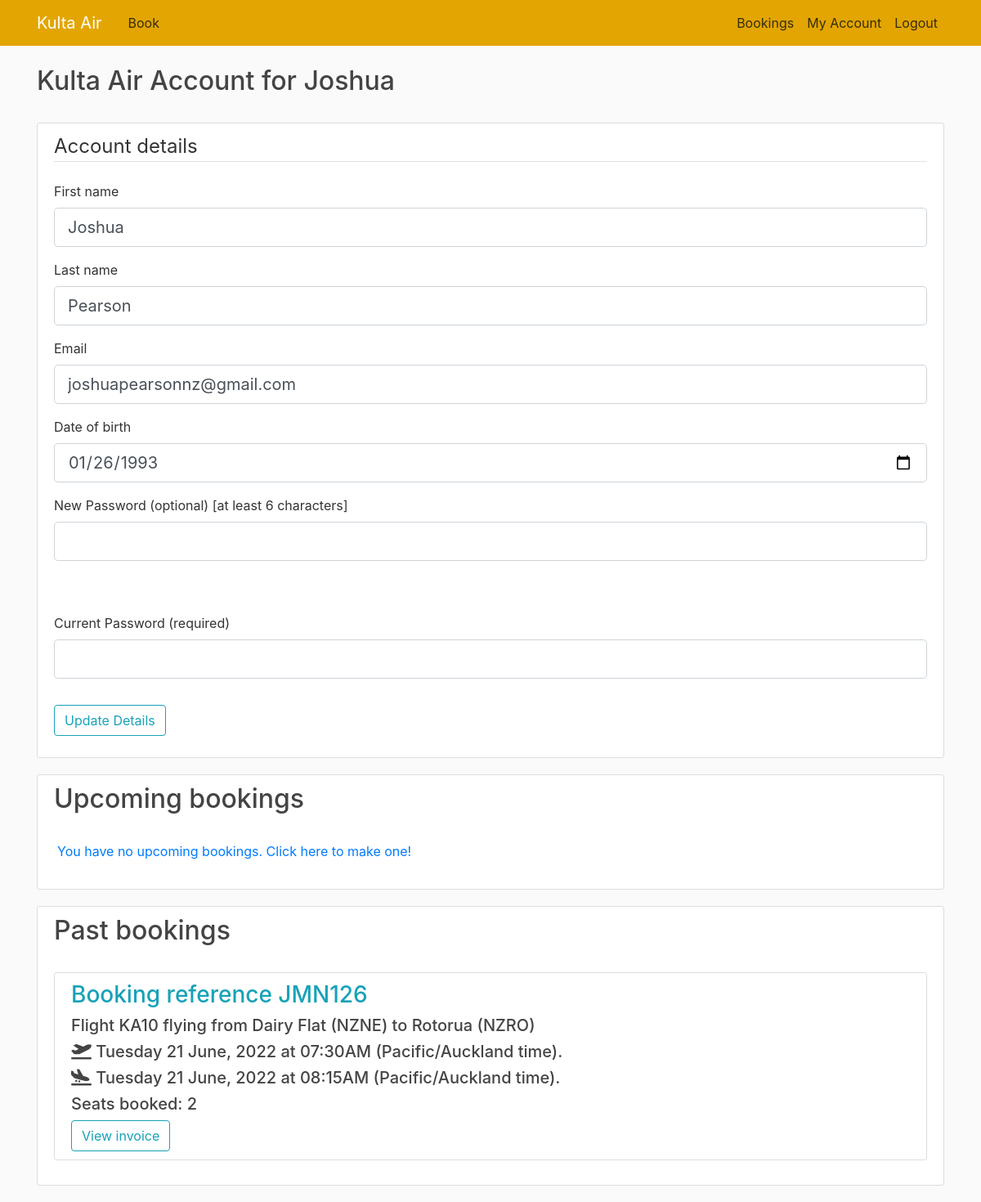
The page /customer (signed in) on the database its author committed.
### flightbookingapp/models.py (models this page shows, shortened)
class Customer(db.Model, UserMixin):
    id = db.Column(db.Integer, primary_key=True, unique=True)
    first_name = db.Column(db.VARCHAR(20), nullable=False)
    last_name = db.Column(db.VARCHAR(20), nullable=False)
    email = db.Column(db.VARCHAR(50), nullable=False, unique=True)
    phone_number = db.Column(db.Integer)
    password = db.Column(db.VARCHAR(128), default=None)
    dob = db.Column(db.Date, default=None)
    bookings = db.relationship('Booking', backref='booked_customer', lazy=True)

class Booking(db.Model):
    booking_ref = db.Column(db.VARCHAR(6), primary_key=True, nullable=False, unique=True)
    customer = db.Column(db.Integer, db.ForeignKey('customer.id'), nullable=False)
    flight = db.Column(db.Integer, db.ForeignKey('departure.id'), nullable=False)
    tickets = db.Column(db.Integer, default=1)

class Departure(db.Model):
    id = db.Column(db.Integer, primary_key=True, nullable=False, unique=True)
    flight_number = db.Column(db.VARCHAR(10), db.ForeignKey('route.flight_code'), nullable=False)
    depart_date = db.Column(db.Date, nullable=False)
    stopover_date = db.Column(db.Date)
    arrival_date = db.Column(db.Date, nullable=False)
    price = db.Column(db.Float, nullable=False, default=0.00)
    booked_seats = db.Column(db.Integer, nullable=False, default=0)

class Airport(db.Model):
    int_code = db.Column(db.CHAR(4), primary_key=True, unique=True)
    name = db.Column(db.VARCHAR(50), nullable=False)
    timezone = db.Column(db.String(50))

class Route(db.Model):
    flight_code = db.Column(db.VARCHAR(10), primary_key=True, nullable=False, unique=True)
    depart_time = db.Column(db.Time, nullable=False)
    arrive_time = db.Column(db.Time, nullable=False)
    stopover_time = db.Column(db.Time)
    depart_airport = db.Column(db.CHAR(4), db.ForeignKey('airport.int_code'), nullable=False)
    arrive_airport = db.Column(db.CHAR(4), db.ForeignKey('airport.int_code'), nullable=False)
    stopover_airport = db.Column(db.CHAR(4), db.ForeignKey('airport.int_code'))
    plane = db.Column(db.Integer, db.ForeignKey('aircraft.id'), nullable=False)

### flightbookingapp/routes.py (the view)
@app.route('/customer', methods=['GET', 'POST'])
@login_required
def customer():
    form = UpdateDetailsForm()
    funcs.handle_customer_details(form)
    if request.method == "POST":
        if request.form.get('cancel') == 'Cancel booking':
            funcs.cancel_booking(request.form.get('booking'))
            return redirect(url_for('customer'))
        if request.form.get('view') == 'View invoice':
            return redirect(url_for('invoice', booking_ref=request.form.get('booking'), surname=current_user.last_name))
    flight_info = funcs.collect_user_bookings()
    return render_template('customer.html', title='My Account', bookings=flight_info, form=form)

### flightbookingapp/forms.py (shortened to what this page needs)
class UpdateDetailsForm(FlaskForm):
    firstname = StringField('First name', validators=[DataRequired(), Length(min=3, max=20)])
    lastname = StringField('Last name', validators=[DataRequired(), Length(min=3, max=20)])
    email = StringField('Email', validators=[DataRequired(), Email()])
    current_password = PasswordField('Current Password (required)', validators=[DataRequired(), Length(min=6)])
    dob = DateField('Date of birth', validators=[DataRequired()])
    new_password = PasswordField('New Password (optional) [at least 6 characters]')
    submit = SubmitField('Update Details')

### flightbookingapp/models.py (called while the page is built)
@login_manager.user_loader
def load_customer(user_id):
    return Customer.query.get(int(user_id))

### flightbookingapp/route_funcs.py (called while the page is built)
def date_in_past(date_and_time, timezone) -> bool:
    return datetime.datetime.now(ZoneInfo(timezone)) > date_and_time.replace(tzinfo=ZoneInfo(timezone))

def handle_customer_details(form):
    if form.validate_on_submit():
        if bcrypt.check_password_hash(current_user.password, form.current_password.data):
            update_customer_details(form)
        else:
            flash('Current password was not correct. Account details not updated.', "warning")
    else:
        form.email.data = current_user.email
        form.firstname.data = current_user.first_name
        form.lastname.data = current_user.last_name
        form.dob.data = current_user.dob

def collect_user_bookings():
    flight_info = []
    for booking in current_user.bookings:
        departure = Departure.query.filter_by(id=booking.flight).first()
        route = Route.query.filter_by(flight_code=departure.flight_number).first()
        dep_airport = Airport.query.filter_by(int_code=route.depart_airport).first()
        arr_airport = Airport.query.filter_by(int_code=route.arrive_airport).first()
        stopover_airport = Airport.query.filter_by(int_code=route.stopover_airport).first()
        booking_past = date_in_past(datetime.datetime.combine(departure.depart_date, route.depart_time),
                                    dep_airport.timezone)
        flight_info.append([booking, departure, route, dep_airport, arr_airport, booking_past, stopover_airport])
    return sorted(flight_info, key=lambda flight: flight[1].depart_date)

### flightbookingapp/templates/customer.html
{% extends "layout.html" %}
{% block content %}
    <h2 class="account-heading">Kulta Air Account for {{ current_user.first_name }}</h2><br>
    <div class="content-section">
        <div class="media">
            <div class="media-body">
                {% include 'customer_details.html' %}
            </div>
        </div>
    </div>
    {% include 'upcoming_bookings.html' %}
{% endblock content %}

### flightbookingapp/templates/customer_details.html (shortened to what this page needs)
<form method="POST" action="">
    <fieldset class="form-group">
        <legend class="border-bottom mb-4">Account details</legend>
        <div class="form-group">
            {{ form.firstname.label(class="form-control-label") }}
            {% if form.firstname.errors %}
                {{ form.firstname(class="form-control form-control-lg is-invalid") }}
                <div class="invalid-feedback">
                    {% for error in form.firstname.errors %}
                        <span>{{ error }}</span>
                    {% endfor %}
                </div>
            {% else %}
                {{ form.firstname(class="form-control form-control-lg") }}
            {% endif %}
        </div>
        <div class="form-group">
            {{ form.lastname.label(class="form-control-label") }}
            {% if form.lastname.errors %}
                {{ form.lastname(class="form-control form-control-lg is-invalid") }}
                <div class="invalid-feedback">
                    {% for error in form.lastname.errors %}
                        <span>{{ error }}</span>
                    {% endfor %}
                </div>
            {% else %}
                {{ form.lastname(class="form-control form-control-lg") }}
            {% endif %}
        </div>
        <div class="form-group">
            {{ form.email.label(class="form-control-label") }}
            {% if form.email.errors %}
                {{ form.email(class="form-control form-control-lg is-invalid") }}
                <div class="invalid-feedback">
                    {% for error in form.email.errors %}
                        <span>{{ error }}</span>
                    {% endfor %}
                </div>
            {% else %}
                {{ form.email(class="form-control form-control-lg") }}
            {% endif %}
        </div>
        <div class="form-group">
            {{ form.dob.label(class="form-control-label") }}
            {% if form.dob.errors %}
                {{ form.dob(class="form-control form-control-lg is-invalid") }}
                <div class="invalid-feedback">
                    {% for error in form.dob.errors %}
                        <span>{{ error }}</span>
                    {% endfor %}
                </div>
            {% else %}
                {{ form.dob(class="form-control form-control-lg") }}
            {% endif %}
        </div>
        <div class="form-group">
            {{ form.new_password.label(class="form-control-label") }}
            {% if form.new_password.errors %}
                {{ form.new_password(class="form-control form-control-lg is-invalid") }}
                <div class="invalid-feedback">
                    {% for error in form.new_password.errors %}
                        <span>{{ error }}</span>
                    {% endfor %}
                </div>
            {% else %}
                {{ form.new_password(class="form-control form-control-lg") }}
            {% endif %}
        </div>
        <br><br>
        <div class="form-group">
            {{ form.current_password.label(class="form-control-label") }}
            {% if form.current_password.errors %}
                {{ form.current_password(class="form-control form-control-lg is-invalid") }}
                <div class="invalid-feedback">
                    {% for error in form.current_password.errors %}
                        <span>{{ error }}</span>
                    {% endfor %}
                </div>
            {% else %}
                {{ form.current_password(class="form-control form-control-lg") }}
            {% endif %}
        </div>
    </fieldset>
    <div>
        <div class="form-group">
            {{ form.submit(class="btn btn-outline-info") }}
        </div>
    </div>
</form>

### flightbookingapp/templates/upcoming_bookings.html (shortened to what this page needs)
<div class="content-section">
    <div class="media">
        <div class="media-body">
            <h2 class="bookings-heading">Upcoming bookings</h2>
            {% set ns = namespace(upcoming=false, past=false) %}
            {% if bookings == [] %}
                <br>
                <p class="text-secondary"><a class="ml-2" href="{{ url_for('home') }}">You have no upcoming bookings.
                    Click here to make one!</a></p>
            {% else %}
                <br>
                {% if ns.upcoming == false %}
                    <div class="text-secondary"><a class="ml-1" href="{{ url_for('home') }}">You have no upcoming
                        bookings. Click here to make one!</a>
                    </div>
                    <br>
                {% endif %}
            {% endif %}
        </div>
    </div>
</div>
{% if not bookings == [] and ns.past == true %}
    <div class="content-section">
        <div class="media-body">
            <h2 class="bookings-heading">Past bookings</h2>
            <br>
            {% for booking in bookings|reverse %}
                {% if booking[5] %}
                    <div class="content-section">
                        <form method="post" action="">
                            <h3 class="text-info">Booking reference {{ booking[0].booking_ref.upper() }}</h3>
                            <h5>Flight {{ booking[1].flight_number }} flying from {{ booking[3].name }}
                                ({{ booking[3].int_code }})
                                to {{ booking[4].name }} ({{ booking[4].int_code }})</h5>
                            <h5>
                                <i class="fa-solid fa-plane-departure"></i> {{ (booking[1].depart_date).strftime("%A %d %B, %Y") }}
                                at {{ booking[2].depart_time.strftime("%#I:%M%p") }} ({{ booking[3].timezone }} time).
                            </h5>
                            <h5>
                                <i class="fa-solid fa-plane-arrival"></i> {{ (booking[1].arrival_date).strftime("%A %d %B, %Y") }}
                                at {{ booking[2].arrive_time.strftime("%#I:%M%p") }} ({{ booking[4].timezone }} time).
                            </h5>
                            <h5>Seats booked: {{ booking[0].tickets }}</h5>
                            <input type="submit" value="View invoice" name="view" class="btn btn-outline-info">
                        </form>
                    </div>
                {% endif %}
            {% endfor %}
        </div>
    </div>
{% endif %}

### flightbookingapp/static/main.css (style rules this page uses)
body { background: #fafafa; color: #333333; margin-top: 5rem; }
h1, h2, h3, h4, h5, h6 { color: #444444; }
.content-section { background: #ffffff; padding: 10px 20px; border: 1px solid #dddddd; border-radius: 3px; margin-bottom: 20px; }

### rows shown on the page
Customer: first_name "Joshua", email "joshuapearsonnz@gmail.com", dob "01/26/1993"
Booking: booking_ref "JMN126", flight_number "KA10", name "Dairy Flat", int_code "NZNE", name "Rotorua", int_code "NZRO", depart_time "07:30AM", timezone "Pacific/Auckland", arrive_time "08:15AM", tickets "2"
Departure: depart_date "Tuesday 21 June, 2022", arrival_date "Tuesday 21 June, 2022"
